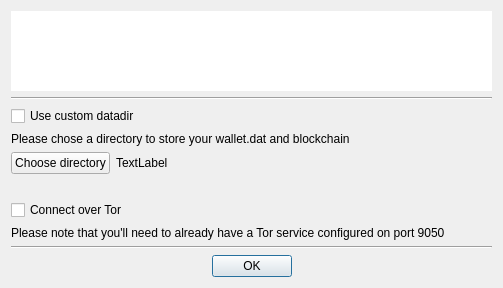
<?xml version="1.0" encoding="UTF-8"?>
<ui version="4.0">
 <class>createZcashConf</class>
 <widget class="QDialog" name="createZcashConf">
  <property name="geometry">
   <rect>
    <x>0</x>
    <y>0</y>
    <width>503</width>
    <height>288</height>
   </rect>
  </property>
  <property name="windowTitle">
   <string>Configure zcash.conf</string>
  </property>
  <layout class="QGridLayout" name="gridLayout">
   <item row="1" column="1">
    <widget class="Line" name="line">
     <property name="orientation">
      <enum>Qt::Horizontal</enum>
     </property>
    </widget>
   </item>
   <item row="3" column="1">
    <widget class="QLabel" name="label_2">
     <property name="text">
      <string>Please chose a directory to store your wallet.dat and blockchain</string>
     </property>
    </widget>
   </item>
   <item row="0" column="1">
    <widget class="FilledIconLabel" name="lblTopIcon">
     <property name="sizePolicy">
      <sizepolicy hsizetype="Preferred" vsizetype="MinimumExpanding">
       <horstretch>0</horstretch>
       <verstretch>0</verstretch>
      </sizepolicy>
     </property>
     <property name="styleSheet">
      <string notr="true">background: #fff;</string>
     </property>
     <property name="text">
      <string notr="true"/>
     </property>
     <property name="scaledContents">
      <bool>true</bool>
     </property>
    </widget>
   </item>
   <item row="7" column="1">
    <widget class="QCheckBox" name="chkUseTor">
     <property name="text">
      <string>Connect over Tor</string>
     </property>
    </widget>
   </item>
   <item row="5" column="1">
    <layout class="QHBoxLayout" name="horizontalLayout">
     <item>
      <widget class="QPushButton" name="btnPickDir">
       <property name="text">
        <string>Choose directory</string>
       </property>
      </widget>
     </item>
     <item>
      <widget class="QLabel" name="lblDirName">
       <property name="text">
        <string notr="true">TextLabel</string>
       </property>
      </widget>
     </item>
     <item>
      <spacer name="horizontalSpacer">
       <property name="orientation">
        <enum>Qt::Horizontal</enum>
       </property>
       <property name="sizeHint" stdset="0">
        <size>
         <width>40</width>
         <height>20</height>
        </size>
       </property>
      </spacer>
     </item>
    </layout>
   </item>
   <item row="6" column="1">
    <widget class="QLabel" name="label_4">
     <property name="text">
      <string notr="true"/>
     </property>
    </widget>
   </item>
   <item row="10" column="1">
    <widget class="QDialogButtonBox" name="buttonBox">
     <property name="orientation">
      <enum>Qt::Horizontal</enum>
     </property>
     <property name="standardButtons">
      <set>QDialogButtonBox::Ok</set>
     </property>
     <property name="centerButtons">
      <bool>true</bool>
     </property>
    </widget>
   </item>
   <item row="2" column="1">
    <widget class="QCheckBox" name="chkCustomDatadir">
     <property name="text">
      <string>Use custom datadir</string>
     </property>
    </widget>
   </item>
   <item row="8" column="1">
    <widget class="QLabel" name="label_5">
     <property name="text">
      <string>Please note that you'll need to already have a Tor service configured on port 9050</string>
     </property>
    </widget>
   </item>
   <item row="9" column="1">
    <widget class="Line" name="line_2">
     <property name="orientation">
      <enum>Qt::Horizontal</enum>
     </property>
    </widget>
   </item>
  </layout>
 </widget>
 <customwidgets>
  <customwidget>
   <class>FilledIconLabel</class>
   <extends>QLabel</extends>
   <header>fillediconlabel.h</header>
  </customwidget>
 </customwidgets>
 <resources/>
 <connections>
  <connection>
   <sender>buttonBox</sender>
   <signal>accepted()</signal>
   <receiver>createZcashConf</receiver>
   <slot>accept()</slot>
   <hints>
    <hint type="sourcelabel">
     <x>248</x>
     <y>254</y>
    </hint>
    <hint type="destinationlabel">
     <x>157</x>
     <y>274</y>
    </hint>
   </hints>
  </connection>
  <connection>
   <sender>buttonBox</sender>
   <signal>rejected()</signal>
   <receiver>createZcashConf</receiver>
   <slot>reject()</slot>
   <hints>
    <hint type="sourcelabel">
     <x>316</x>
     <y>260</y>
    </hint>
    <hint type="destinationlabel">
     <x>286</x>
     <y>274</y>
    </hint>
   </hints>
  </connection>
 </connections>
</ui>
